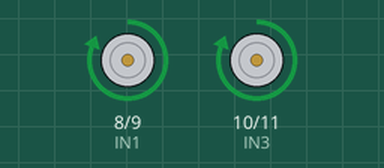
Simulated run of this sketch. Board: Arduino Uno, built with avr-gcc and run on an emulated ATmega328P. Parts: motor-driver pin pairs drawn as motors (green arrow = first pin HIGH = forward, orange = second pin HIGH = backward, longer = more drive).

Above: at 0.1 s.
At 30.1 s:
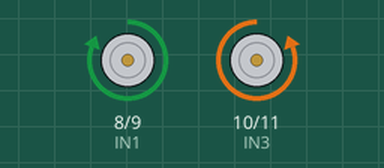
At 90.1 s:
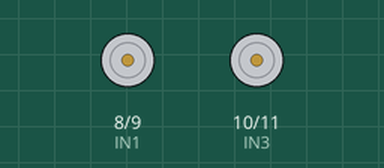
Timing chart, 0 to 91.6 s (numbered marks = the images above):
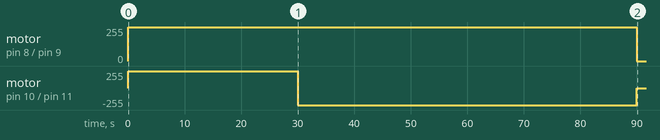

The sketch:

glorious_jarv_trug1__1_.ino
```cpp
// Motor A
int IN1 = 8;
int IN2 = 9;

// Motor B
int IN3 = 10;
int IN4 = 11;

void setup() {
  pinMode(IN1, OUTPUT);
  pinMode(IN2, OUTPUT);
  pinMode(IN3, OUTPUT);
  pinMode(IN4, OUTPUT);
}

void loop() {

  // Forward لمدة 30 ثانية
  digitalWrite(IN1, HIGH);
  digitalWrite(IN2, LOW);
  digitalWrite(IN3, HIGH);
  digitalWrite(IN4, LOW);
  delay(30000);

  // Turn لمدة 60 ثانية
  digitalWrite(IN1, HIGH);
  digitalWrite(IN2, LOW);
  digitalWrite(IN3, LOW);
  digitalWrite(IN4, HIGH);
  delay(60000);

  // Stop لمدة 60 ثانية
  digitalWrite(IN1, LOW);
  digitalWrite(IN2, LOW);
  digitalWrite(IN3, LOW);
  digitalWrite(IN4, LOW);
  delay(60000);
}
```

Measured:
- by itself, motor on pin 8 (IN1) / pin 9 (IN2): stopped → forward 255/255 at 0.00 s, → stopped 90.0 s later
- by itself, motor on pin 10 (IN3) / pin 11 (IN4): stopped → forward 255/255 at 0.00 s, → backward 255/255 30.0 s later, → stopped 60.0 s later
